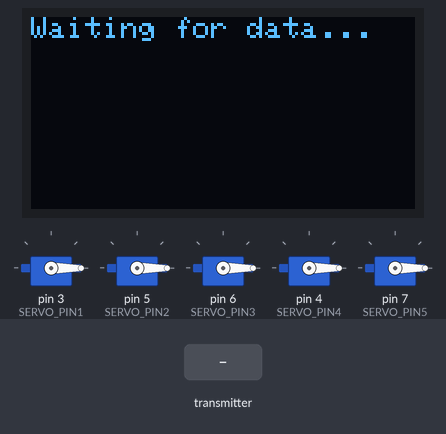
Bench run of a sketch on a simulated Arduino Uno, built with avr-gcc and run on an emulated ATmega328P. On the bench: 5 × servo, 128×64 one-colour display. The inputs (shaded band) are chosen by the test bench. No radio packets arrive unless stated; what the sketch prints to the serial monitor is not drawn.

Above: at 1.7 s.
1.8 s: the transmitter starts sending receivedData.0 = 512
At 3.0 s:
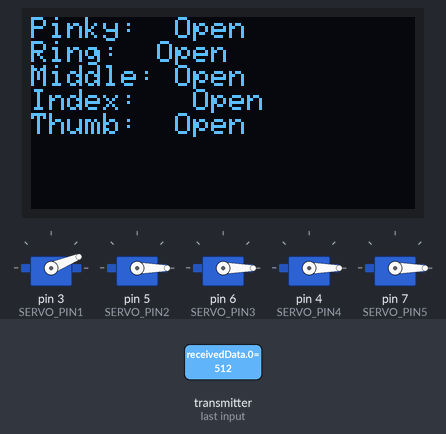
3.3 s: the transmitter starts sending receivedData.1 = 1023
At 4.0 s:
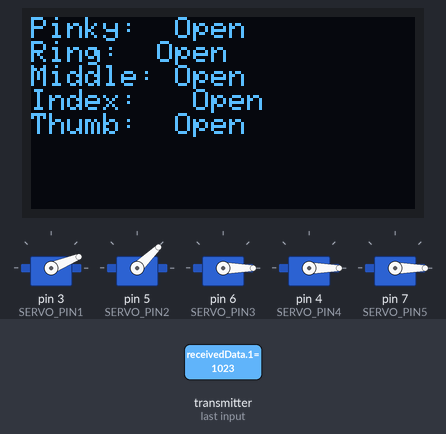
4.8 s: the transmitter starts sending receivedData.2 = 1023
At 5.5 s:
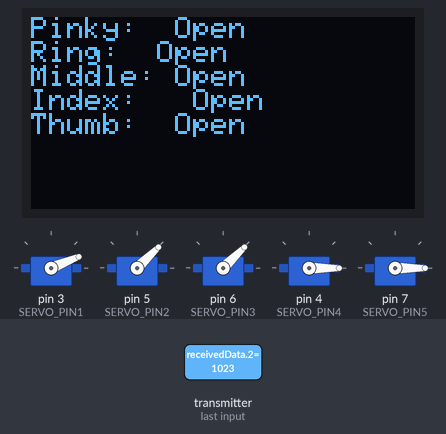
6.3 s: the transmitter starts sending receivedData.3 = 1023
At 7.5 s:
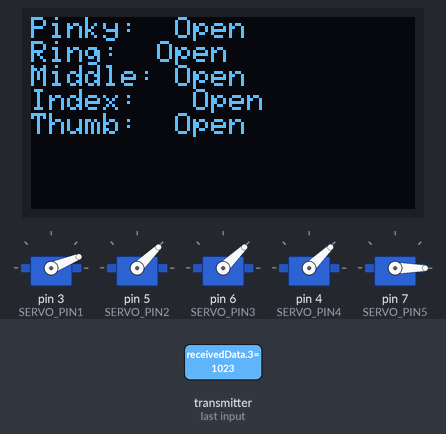
7.8 s: the transmitter starts sending receivedData.4 = 1023
At 8.8 s:
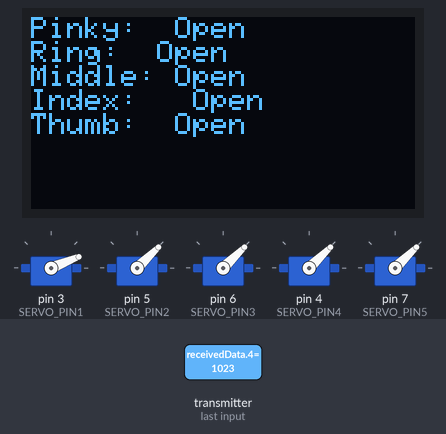
9.3 s: the transmitter starts sending receivedData.0 = 1023
At 9.8 s:
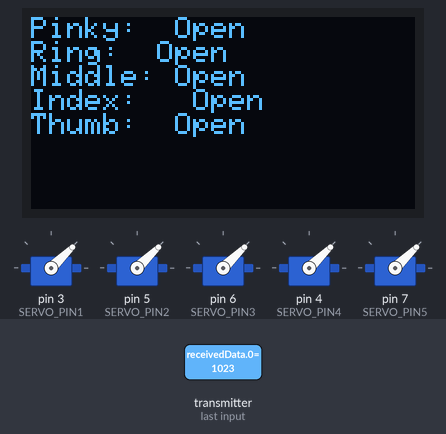
Timing chart, 0 to 11.8 s (numbered marks = the images above; inputs shaded):
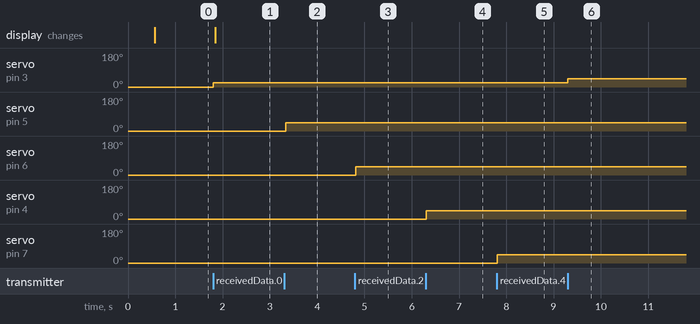

Measured:
- after the input at 1.8 s, servo on pin 3 (SERVO_PIN1): 0° → 22° at once; the display: changes at once (image 1)
- after the input at 3.3 s, servo on pin 5 (SERVO_PIN2): 0° → 44° at once
- after the input at 4.8 s, servo on pin 6 (SERVO_PIN3): 0° → 44° at once
- after the input at 6.3 s, servo on pin 4 (SERVO_PIN4): 0° → 44° at once
- after the input at 7.8 s, servo on pin 7 (SERVO_PIN5): 0° → 44° at once
- after the input at 9.3 s, servo on pin 3 (SERVO_PIN1): 22° → 44° at once

The sketch:

main.ino
```cpp
// #include <SPI.h>
// #include <RF24.h>
// #include <Servo.h>

// // Pin Definitions
// #define CE_PIN     10    // Chip Enable pin for nRF24L01+
// #define CSN_PIN    9     // Chip Select Not pin for nRF24L01+
// #define SERVO_PIN1 3     // Servo 1 pin
// #define SERVO_PIN2 5     // Servo 2 pin
// #define SERVO_PIN3 6     // Servo 3 pin
// #define SERVO_PIN4 4    // Servo 4 pi4n
// #define SERVO_PIN5 7     // Servo 5 pin

// // Radio & Servo Objects
// RF24 radio(CE_PIN, CSN_PIN);
// Servo servo1;
// Servo servo2;
// Servo servo3;
// Servo servo4;
// Servo servo5;

// // Pipe Address (must match transmitter)
// const uint64_t radioAddress = 0xE8E8F0F0E1LL;

// // Received Data Array
// long receivedData[5];

// void setup() {
//   // Initialize Serial for debugging
//   Serial.begin(115200);

//   // Attach Servos to their respective pins
//   servo1.attach(SERVO_PIN1);
//   servo2.attach(SERVO_PIN2);
//   servo3.attach(SERVO_PIN3);
//   servo4.attach(SERVO_PIN4);
//   servo5.attach(SERVO_PIN5);

//   // Set initial position of all servos to 0 degrees
//   servo1.write(0);
//   servo2.write(0);
//   servo3.write(0);
//   servo4.write(0);
//   servo5.write(0);

//   // Optional: Add a small delay to ensure servos reach the position
//   delay(500);  // 500ms delay

//   // Initialize Radio
//   if (!radio.begin()) {
//     Serial.println("Radio hardware not responding!");
//     while (1); // Halt if radio fails
//   }

//   // Configure radio settings
//   radio.setPALevel(RF24_PA_LOW);       // Power amplifier level
//   radio.setDataRate(RF24_250KBPS);     // Data rate
//   radio.openReadingPipe(1, radioAddress); // Open pipe for receiving
//   radio.startListening();              // Set as receiver

//   Serial.println("Receiver started");
// }

// void loop() {
//   if (radio.available()) {
//     // Read incoming data
//     radio.read(receivedData, sizeof(receivedData));

//     // Map received values (0-4095) to servo angles (0-180)
//     int angle1 = map(receivedData[0], 0, 4095, 0, 180);
//     int angle2 = map(receivedData[1], 0, 4095, 0, 180);
//     int angle3 = map(receivedData[2], 0, 4095, 0, 180);
//     int angle4 = map(receivedData[3], 0, 4095, 0, 180);
//     int angle5 = map(receivedData[4], 0, 4095, 0, 180);

//     // Write angles to servos
//     servo1.write(angle1);
//     servo2.write(angle2);
//     servo3.write(angle3);
//     servo4.write(angle4);
//     servo5.write(angle5);

//     // Debug output
//     Serial.print("Received: ");
//     Serial.print(receivedData[0]);
//     Serial.print(" ");
//     Serial.print(receivedData[1]);
//     Serial.print(" ");
//     Serial.print(receivedData[2]);
//     Serial.print(" ");
//     Serial.print(receivedData[3]);
//     Serial.print(" ");
//     Serial.print(receivedData[4]);
//     Serial.print(" | Angles: ");
//     Serial.print(angle1);
//     Serial.print(", ");
//     Serial.print(angle2);
//     Serial.print(", ");
//     Serial.print(angle3);
//     Serial.print(", ");
//     Serial.print(angle4);
//     Serial.print(", ");
//     Serial.println(angle5);
//   }

//   delay(10); // Small delay for stability
// }


#include <SPI.h>
#include <RF24.h>
#include <Servo.h>
#include <Wire.h>
#include <Adafruit_GFX.h>
#include <Adafruit_SSD1306.h>

// Pin Definitions
#define CE_PIN     10    // Chip Enable pin for nRF24L01+
#define CSN_PIN    9     // Chip Select Not pin for nRF24L01+
#define SERVO_PIN1 3     // Servo 1 pin (Thumb)
#define SERVO_PIN2 5     // Servo 2 pin (Index)
#define SERVO_PIN3 6     // Servo 3 pin (Middle)
#define SERVO_PIN4 4     // Servo 4 pin (Ring)
#define SERVO_PIN5 7     // Servo 5 pin (Pinky)

// OLED Definitions
#define SCREEN_WIDTH 128
#define SCREEN_HEIGHT 64
#define OLED_RESET    -1    // Reset pin not used
Adafruit_SSD1306 display(SCREEN_WIDTH, SCREEN_HEIGHT, &Wire, OLED_RESET);

// Radio & Servo Objects
RF24 radio(CE_PIN, CSN_PIN);
Servo servo1;
Servo servo2;
Servo servo3;
Servo servo4;
Servo servo5;

// Pipe Address (must match transmitter)
const uint64_t radioAddress = 0xE8E8F0F0E1LL;

// Received Data Array
long receivedData[5];

void setup() {
  // Initialize Serial for debugging
  Serial.begin(115200);
  while (!Serial);  // Wait for Serial to initialize

  // Attach Servos to their respective pins
  servo1.attach(SERVO_PIN1);
  servo2.attach(SERVO_PIN2);
  servo3.attach(SERVO_PIN3);
  servo4.attach(SERVO_PIN4);
  servo5.attach(SERVO_PIN5);

  // Set initial position of all servos to 0 degrees
  servo1.write(0);
  servo2.write(0);
  servo3.write(0);
  servo4.write(0);
  servo5.write(0);
  delay(500);  // Allow time for servos to reach position

  // Initialize Radio
  if (!radio.begin()) {
    Serial.println("Radio hardware not responding!");
    while (1); // Halt if radio fails
  }
  radio.setPALevel(RF24_PA_LOW);       // Power amplifier level
  radio.setDataRate(RF24_250KBPS);     // Data rate
  radio.openReadingPipe(1, radioAddress); // Open pipe for receiving
  radio.startListening();              // Set as receiver

  // Initialize OLED display
  if (!display.begin(SSD1306_SWITCHCAPVCC, 0x3C)) { // 0x3C is a common I2C address
    Serial.println("SSD1306 allocation failed");
    while (1); // Halt if display fails
  }
  display.clearDisplay();
  display.setTextSize(1);         // Text size 1 (small)
  display.setTextColor(SSD1306_WHITE); // White text on black background
  display.setCursor(0, 0);        // Start at top-left
  display.println("Waiting for data...");
  display.display();              // Show initial message

  Serial.println("Receiver started");
}

void loop() {
  if (radio.available()) {
    // Read incoming data
    radio.read(receivedData, sizeof(receivedData));

    // Map received values (0-4095) to servo angles (0-180)
    int angle1 = map(receivedData[0], 0, 4095, 0, 180);
    int angle2 = map(receivedData[1], 0, 4095, 0, 180);
    int angle3 = map(receivedData[2], 0, 4095, 0, 180);
    int angle4 = map(receivedData[3], 0, 4095, 0, 180);
    int angle5 = map(receivedData[4], 0, 4095, 0, 180);

    // Write angles to servos
    servo1.write(angle1);
    servo2.write(angle2);
    servo3.write(angle3);
    servo4.write(angle4);
    servo5.write(angle5);

    // Determine finger states using const char*
    const char* state1 = (angle1 > 90) ? "Closed" : "Open";
    const char* state2 = (angle2 > 90) ? "Closed" : "Open";
    const char* state3 = (angle3 > 90) ? "Closed" : "Open";
    const char* state4 = (angle4 > 90) ? "Closed" : "Open";
    const char* state5 = (angle5 > 90) ? "Closed" : "Open";

    // Debug output
    Serial.print("Raw Received Data: ");
    for (int i = 0; i < 5; i++) {
      Serial.print(receivedData[i], HEX);
      Serial.print(" ");
    }
    Serial.println();

    Serial.print("Angles: ");
    Serial.print(angle1); Serial.print(", ");
    Serial.print(angle2); Serial.print(", ");
    Serial.print(angle3); Serial.print(", ");
    Serial.print(angle4); Serial.print(", ");
    Serial.print(angle5); Serial.println();

    Serial.print("States: ");
    Serial.print(state1); Serial.print(", ");
    Serial.print(state2); Serial.print(", ");
    Serial.print(state3); Serial.print(", ");
    Serial.print(state4); Serial.print(", ");
    Serial.print(state5); Serial.println();

    // Update OLED display
    display.clearDisplay();
    display.setCursor(0, 0);
    display.print("Pinky:  "); display.println(state1);
    display.print("Ring:  "); display.println(state2);
    display.print("Middle: "); display.println(state3);
    display.print("Index:   "); display.println(state4);
    display.print("Thumb:  "); display.println(state5);
    display.display();
  }

  delay(10); // Small delay for stability
}


// #include <SPI.h>
// #include <RF24.h>
// #include <Servo.h>
// #include <Wire.h>
// #include <Adafruit_GFX.h>
// #include <Adafruit_SSD1306.h>

// // Pin Definitions
// #define CE_PIN     10    // Chip Enable pin for nRF24L01+
// #define CSN_PIN    9     // Chip Select Not pin for nRF24L01+
// #define SERVO_PIN1 3     // Servo 1 pin (Thumb)
// #define SERVO_PIN2 5     // Servo 2 pin (Index)
// #define SERVO_PIN3 6     // Servo 3 pin (Middle)
// #define SERVO_PIN4 4     // Servo 4 pin (Ring)
// #define SERVO_PIN5 7     // Servo 5 pin (Pinky)
// #define BUTTON_PIN 2     // Button to stop system

// // OLED Definitions
// #define SCREEN_WIDTH 128
// #define SCREEN_HEIGHT 64
// #define OLED_RESET    -1    // Reset pin not used
// Adafruit_SSD1306 display(SCREEN_WIDTH, SCREEN_HEIGHT, &Wire, OLED_RESET);

// // Radio & Servo Objects
// RF24 radio(CE_PIN, CSN_PIN);
// Servo servo1;
// Servo servo2;
// Servo servo3;
// Servo servo4;
// Servo servo5;

// // Pipe Address (must match transmitter)
// const uint64_t radioAddress = 0xE8E8F0F0E1LL;

// // Received Data Array
// long receivedData[5];

// void setup() {
//   // Initialize Serial for debugging
//   Serial.begin(115200);
//   while (!Serial);  // Wait for Serial to initialize

//   // Initialize the button pin
//   pinMode(BUTTON_PIN, INPUT_PULLUP); // Using internal pull-up resistor

//   // Attach Servos to their respective pins
//   servo1.attach(SERVO_PIN1);
//   servo2.attach(SERVO_PIN2);
//   servo3.attach(SERVO_PIN3);
//   servo4.attach(SERVO_PIN4);
//   servo5.attach(SERVO_PIN5);

//   // Set initial position of all servos to 0 degrees
//   servo1.write(0);
//   servo2.write(0);
//   servo3.write(0);
//   servo4.write(0);
//   servo5.write(0);
//   delay(500);  // Allow time for servos to reach position

//   // Initialize Radio
//   if (!radio.begin()) {
//     Serial.println("Radio hardware not responding!");
//     while (1); // Halt if radio fails
//   }
//   radio.setPALevel(RF24_PA_LOW);       // Power amplifier level
//   radio.setDataRate(RF24_250KBPS);       // Data rate
//   radio.openReadingPipe(1, radioAddress); // Open pipe for receiving
//   radio.startListening();              // Set as receiver

//   // Initialize OLED display
//   if (!display.begin(SSD1306_SWITCHCAPVCC, 0x3C)) { // 0x3C is a common I2C address
//     Serial.println("SSD1306 allocation failed");
//     while (1); // Halt if display fails
//   }
//   display.clearDisplay();
//   display.setTextSize(1);         // Text size 1 (small)
//   display.setTextColor(SSD1306_WHITE); // White text on black background
//   display.setCursor(0, 0);        // Start at top-left
//   display.println("Waiting for data...");
//   display.display();              // Show initial message

//   Serial.println("Receiver started");
// }

// void loop() {
//   // Check if the stop button is pressed
//   if (digitalRead(BUTTON_PIN) == LOW) { // Assuming active LOW when pressed
//     // Detach all servos so they stop receiving control signals
//     servo1.detach();
//     servo2.detach();
//     servo3.detach();
//     servo4.detach();
//     servo5.detach();

//     // Stop the radio listener if desired (this prevents receiving further data)
//     radio.stopListening();

//     // Optionally, display a stopped message on the OLED
//     display.clearDisplay();
//     display.setCursor(0, 0);
//     display.println("System Stopped!");
//     display.display();

//     // Print to Serial for debugging
//     Serial.println("Stop button pressed. System halted.");

//     // Enter an infinite loop to effectively halt further execution.
//     while (true) {
//       delay(100); // Keep the system in a halted state
//     }
//   }

//   // Only process radio data if the system is not stopped
//   if (radio.available()) {
//     // Read incoming data
//     radio.read(receivedData, sizeof(receivedData));

//     // Map received values (0-4095) to servo angles (0-180)
//     int angle1 = map(receivedData[0], 0, 4095, 0, 180);
//     int angle2 = map(receivedData[1], 0, 4095, 0, 180);
//     int angle3 = map(receivedData[2], 0, 4095, 0, 180);
//     int angle4 = map(receivedData[3], 0, 4095, 0, 180);
//     int angle5 = map(receivedData[4], 0, 4095, 0, 180);

//     // Write angles to servos
//     servo1.write(angle1);
//     servo2.write(angle2);
//     servo3.write(angle3);
//     servo4.write(angle4);
//     servo5.write(angle5);

//     // Determine finger states using const char*
//     const char* state1 = (angle1 > 90) ? "Closed" : "Open";
//     const char* state2 = (angle2 > 90) ? "Closed" : "Open";
//     const char* state3 = (angle3 > 90) ? "Closed" : "Open";
//     const char* state4 = (angle4 > 90) ? "Closed" : "Open";
//     const char* state5 = (angle5 > 90) ? "Closed" : "Open";

//     // Debug output
//     Serial.print("Raw Received Data: ");
//     for (int i = 0; i < 5; i++) {
//       Serial.print(receivedData[i], HEX);
//       Serial.print(" ");
//     }
//     Serial.println();

//     Serial.print("Angles: ");
//     Serial.print(angle1); Serial.print(", ");
//     Serial.print(angle2); Serial.print(", ");
//     Serial.print(angle3); Serial.print(", ");
//     Serial.print(angle4); Serial.print(", ");
//     Serial.print(angle5); Serial.println();

//     Serial.print("States: ");
//     Serial.print(state1); Serial.print(", ");
//     Serial.print(state2); Serial.print(", ");
//     Serial.print(state3); Serial.print(", ");
//     Serial.print(state4); Serial.print(", ");
//     Serial.print(state5); Serial.println();

//     // Update OLED display
//     display.clearDisplay();
//     display.setCursor(0, 0);
//     display.print("Pinky:  "); display.println(state1);
//     display.print("Ring:  "); display.println(state2);
//     display.print("Middle: "); display.println(state3);
//     display.print("Index:   "); display.println(state4);
//     display.print("Thumb:  "); display.println(state5);
//     display.display();
//   }

//   delay(10); // Small delay for stability
// }
```
